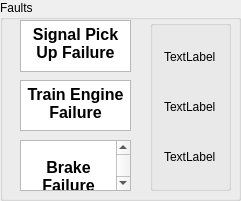
     <widget class="QGroupBox" name="fault_box">
      <property name="geometry">
       <rect>
        <x>500</x>
        <y>90</y>
        <width>241</width>
        <height>201</height>
       </rect>
      </property>
      <property name="title">
       <string>Faults</string>
      </property>
      <widget class="QGroupBox" name="verticalGroupBox_4">
       <property name="geometry">
        <rect>
         <x>150</x>
         <y>20</y>
         <width>81</width>
         <height>171</height>
        </rect>
       </property>
       <layout class="QVBoxLayout" name="verticalLayout_2">
        <item alignment="Qt::AlignHCenter">
         <widget class="QLabel" name="signal_display">
          <property name="text">
           <string>TextLabel</string>
          </property>
         </widget>
        </item>
        <item alignment="Qt::AlignHCenter">
         <widget class="QLabel" name="engine_display">
          <property name="text">
           <string>TextLabel</string>
          </property>
         </widget>
        </item>
        <item alignment="Qt::AlignHCenter">
         <widget class="QLabel" name="brake_fault_display">
          <property name="text">
           <string>TextLabel</string>
          </property>
         </widget>
        </item>
       </layout>
      </widget>
      <widget class="QTextBrowser" name="signal_txt">
       <property name="geometry">
        <rect>
         <x>20</x>
         <y>20</y>
         <width>111</width>
         <height>52</height>
        </rect>
       </property>
       <property name="html">
        <string>&lt;!DOCTYPE HTML PUBLIC &quot;-//W3C//DTD HTML 4.0//EN&quot; &quot;http://www.w3.org/TR/REC-html40/strict.dtd&quot;&gt;
&lt;html&gt;&lt;head&gt;&lt;meta name=&quot;qrichtext&quot; content=&quot;1&quot; /&gt;&lt;meta charset=&quot;utf-8&quot; /&gt;&lt;style type=&quot;text/css&quot;&gt;
p, li { white-space: pre-wrap; }
hr { height: 1px; border-width: 0; }
li.unchecked::marker { content: &quot;\2610&quot;; }
li.checked::marker { content: &quot;\2612&quot;; }
&lt;/style&gt;&lt;/head&gt;&lt;body style=&quot; font-family:'Segoe UI'; font-size:9pt; font-weight:400; font-style:normal;&quot;&gt;
&lt;p align=&quot;center&quot; style=&quot; margin-top:0px; margin-bottom:0px; margin-left:0px; margin-right:0px; -qt-block-indent:0; text-indent:0px;&quot;&gt;&lt;span style=&quot; font-family:'MS Shell Dlg 2'; font-size:12pt; font-weight:600;&quot;&gt;Signal Pick Up Failure&lt;/span&gt;&lt;/p&gt;&lt;/body&gt;&lt;/html&gt;</string>
       </property>
      </widget>
      <widget class="QTextBrowser" name="engine_txt">
       <property name="geometry">
        <rect>
         <x>20</x>
         <y>80</y>
         <width>111</width>
         <height>51</height>
        </rect>
       </property>
       <property name="html">
        <string>&lt;!DOCTYPE HTML PUBLIC &quot;-//W3C//DTD HTML 4.0//EN&quot; &quot;http://www.w3.org/TR/REC-html40/strict.dtd&quot;&gt;
&lt;html&gt;&lt;head&gt;&lt;meta name=&quot;qrichtext&quot; content=&quot;1&quot; /&gt;&lt;meta charset=&quot;utf-8&quot; /&gt;&lt;style type=&quot;text/css&quot;&gt;
p, li { white-space: pre-wrap; }
hr { height: 1px; border-width: 0; }
li.unchecked::marker { content: &quot;\2610&quot;; }
li.checked::marker { content: &quot;\2612&quot;; }
&lt;/style&gt;&lt;/head&gt;&lt;body style=&quot; font-family:'Segoe UI'; font-size:9pt; font-weight:400; font-style:normal;&quot;&gt;
&lt;p align=&quot;center&quot; style=&quot; margin-top:0px; margin-bottom:0px; margin-left:0px; margin-right:0px; -qt-block-indent:0; text-indent:0px;&quot;&gt;&lt;span style=&quot; font-family:'MS Shell Dlg 2'; font-size:12pt; font-weight:600;&quot;&gt;Train Engine Failure&lt;/span&gt;&lt;/p&gt;&lt;/body&gt;&lt;/html&gt;</string>
       </property>
      </widget>
      <widget class="QTextBrowser" name="brake_fail_txt">
       <property name="geometry">
        <rect>
         <x>20</x>
         <y>140</y>
         <width>111</width>
         <height>51</height>
        </rect>
       </property>
       <property name="html">
        <string>&lt;!DOCTYPE HTML PUBLIC &quot;-//W3C//DTD HTML 4.0//EN&quot; &quot;http://www.w3.org/TR/REC-html40/strict.dtd&quot;&gt;
&lt;html&gt;&lt;head&gt;&lt;meta name=&quot;qrichtext&quot; content=&quot;1&quot; /&gt;&lt;meta charset=&quot;utf-8&quot; /&gt;&lt;style type=&quot;text/css&quot;&gt;
p, li { white-space: pre-wrap; }
hr { height: 1px; border-width: 0; }
li.unchecked::marker { content: &quot;\2610&quot;; }
li.checked::marker { content: &quot;\2612&quot;; }
&lt;/style&gt;&lt;/head&gt;&lt;body style=&quot; font-family:'Segoe UI'; font-size:9pt; font-weight:400; font-style:normal;&quot;&gt;
&lt;p align=&quot;center&quot; style=&quot;-qt-paragraph-type:empty; margin-top:0px; margin-bottom:0px; margin-left:0px; margin-right:0px; -qt-block-indent:0; text-indent:0px; font-family:'MS Shell Dlg 2'; font-size:8.25pt;&quot;&gt;&lt;br /&gt;&lt;/p&gt;
&lt;p align=&quot;center&quot; style=&quot; margin-top:0px; margin-bottom:0px; margin-left:0px; margin-right:0px; -qt-block-indent:0; text-indent:0px;&quot;&gt;&lt;span style=&quot; font-family:'MS Shell Dlg 2'; font-size:12pt; font-weight:600;&quot;&gt;Brake Failure&lt;/span&gt;&lt;/p&gt;&lt;/body&gt;&lt;/html&gt;</string>
       </property>
      </widget>
     </widget>
